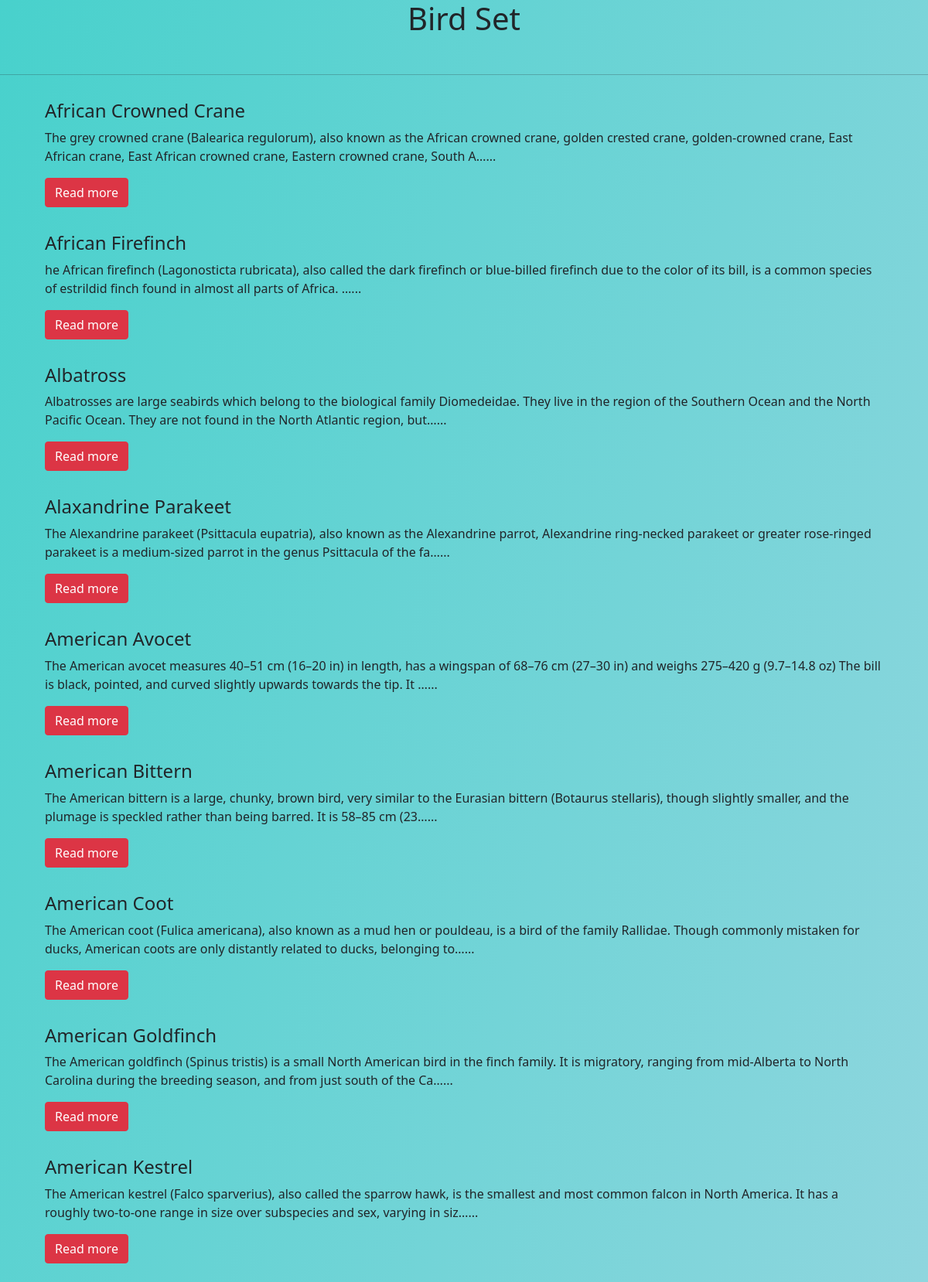
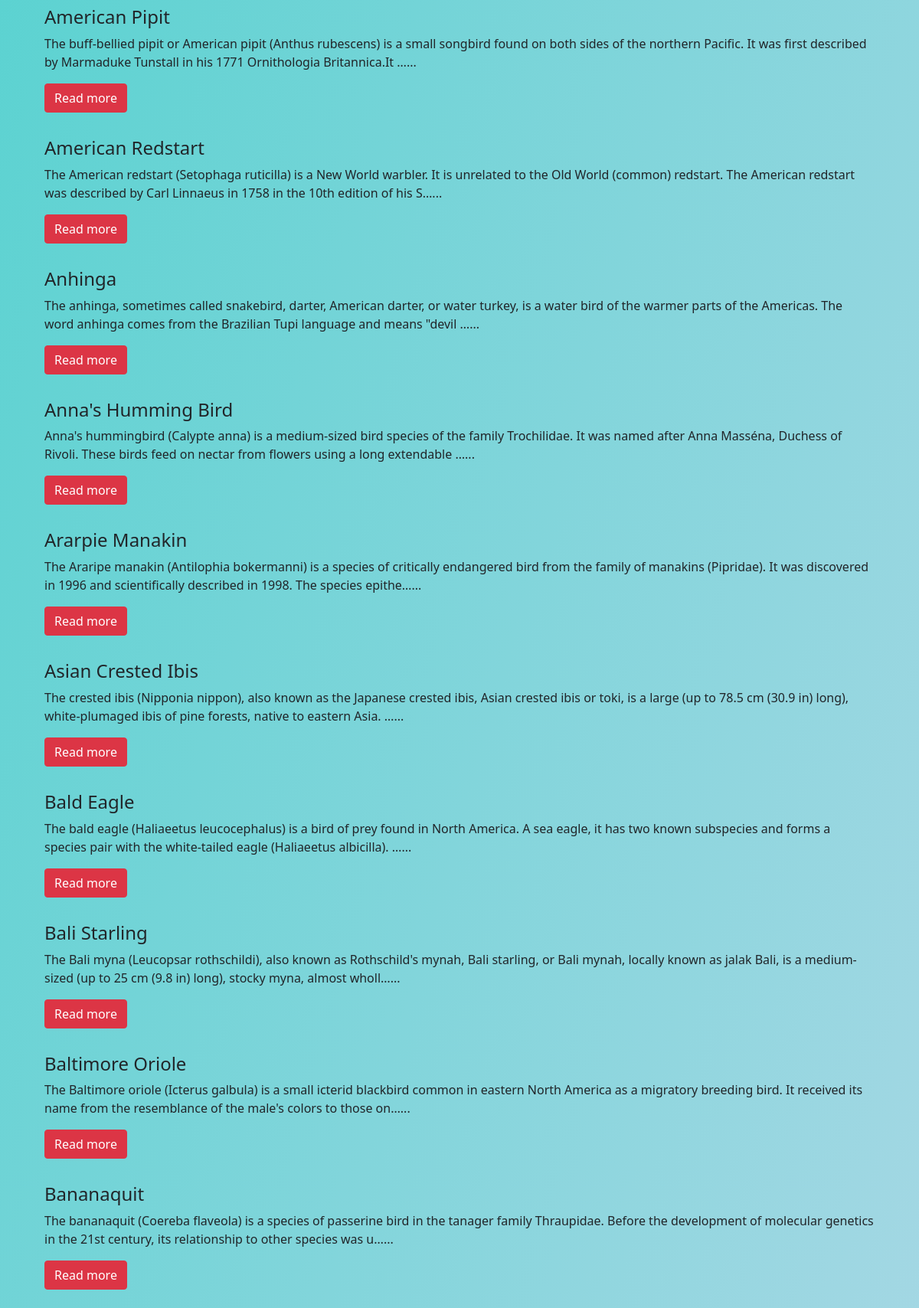
Screenshot of /birdset/ (upper part) with the database file from the repository (2 pictures, top to bottom).
### FindBird/models.py (models this page shows, shortened)
class Bird(models.Model):
    bird_id = models.IntegerField(primary_key= True)
    slug = models.CharField(max_length=50)
    search_name = models.CharField(max_length=50, default="")
    Original_Name = models.CharField(max_length=50)
    Biological_Name = models.CharField(max_length=50)
    paragraph = models.TextField(default=None)
    paragraph2 = models.TextField(default=None)
    paragraph3 = models.TextField(default=None)
    image1 = models.ImageField(upload_to="FindBird/image1", default="")
    image2 = models.ImageField(upload_to="FindBird/image2", default="")
    map1 = models.ImageField(upload_to="FindBird/map", default="")
    record = models.FileField(upload_to="FindBird/audio", default="")

### FindBird/views.py (the view)
# urls.py: path('birdset/',views.Allset, name="birdset"),
def Allset(request):
    bird=Bird.objects.all()
    context = {'bird':bird}
    return render(request, 'FindBird/Allset1.html',context)

### templates/FindBird/AllSet1.html (shortened to what this page needs)
<!doctype html>
<html lang="en">
<head>
    <link href="https://cdn.jsdelivr.net/npm/bootstrap@5.0.1/dist/css/bootstrap.min.css" rel="stylesheet"
>
</head>
<body class="col">
    <h1 align="center">Bird Set</h1>
    <br>
    <hr>
    <div class="container">
        {% for i in bird %}
        <div class="card-body">
            <h4>{{i.Original_Name}}</h4>
            <p>{{i.paragraph|safe|truncatechars:210}}...</p>
            <a href="/result/{{i.slug}}"  class="btn btn-danger">Read more</a>
        </div>
        {% endfor %}
    </div>
</body>
</html>

### templates/FindBird/AllSet1.html (style rules this page uses)
.col { background-image: linear-gradient(to bottom right, #48D1CC, #ADD8E6); }

### rows the page displays
Bird: Original_Name "African Crowned Crane", paragraph "The grey crowned crane (Balearica regulorum), also known as the African crowned crane, golden crested crane, golden-crowned crane, East African crane, East African crowned crane, Eastern crowned crane, South A…"
Bird: Original_Name "African Firefinch", paragraph "he African firefinch (Lagonosticta rubricata), also called the dark firefinch or blue-billed firefinch due to the color of its bill, is a common species of estrildid finch found in almost all parts of Africa. …"
Bird: Original_Name "Albatross", paragraph "Albatrosses are large seabirds which belong to the biological family Diomedeidae. They live in the region of the Southern Ocean and the North Pacific Ocean. They are not found in the North Atlantic region, but…"
Bird: Original_Name "Alaxandrine Parakeet", paragraph "The Alexandrine parakeet (Psittacula eupatria), also known as the Alexandrine parrot, Alexandrine ring-necked parakeet or greater rose-ringed parakeet is a medium-sized parrot in the genus Psittacula of the fa…"
Bird: Original_Name "American Avocet", paragraph "The American avocet measures 40–51 cm (16–20 in) in length, has a wingspan of 68–76 cm (27–30 in) and weighs 275–420 g (9.7–14.8 oz) The bill is black, pointed, and curved slightly upwards towards the tip. It …"
Bird: Original_Name "American Bittern", paragraph "The American bittern is a large, chunky, brown bird, very similar to the Eurasian bittern (Botaurus stellaris), though slightly smaller, and the plumage is speckled rather than being barred. It is 58–85 cm (23…"
Bird: Original_Name "American Coot", paragraph "The American coot (Fulica americana), also known as a mud hen or pouldeau, is a bird of the family Rallidae. Though commonly mistaken for ducks, American coots are only distantly related to ducks, belonging to…"
Bird: Original_Name "American Goldfinch", paragraph "The American goldfinch (Spinus tristis) is a small North American bird in the finch family. It is migratory, ranging from mid-Alberta to North Carolina during the breeding season, and from just south of the Ca…"
Bird: Original_Name "American Kestrel", paragraph "The American kestrel (Falco sparverius), also called the sparrow hawk, is the smallest and most common falcon in North America. It has a roughly two-to-one range in size over subspecies and sex, varying in siz…"
Bird: Original_Name "American Pipit", paragraph "The buff-bellied pipit or American pipit (Anthus rubescens) is a small songbird found on both sides of the northern Pacific. It was first described by Marmaduke Tunstall in his 1771 Ornithologia Britannica.It …"
Bird: Original_Name "American Redstart", paragraph "The American redstart (Setophaga ruticilla) is a New World warbler. It is unrelated to the Old World (common) redstart. The American redstart was described by Carl Linnaeus in 1758 in the 10th edition of his S…"
Bird: Original_Name "Anhinga", paragraph "The anhinga, sometimes called snakebird, darter, American darter, or water turkey, is a water bird of the warmer parts of the Americas. The word anhinga comes from the Brazilian Tupi language and means \"devil …"
Bird: Original_Name "Anna's Humming Bird", paragraph "Anna's hummingbird (Calypte anna) is a medium-sized bird species of the family Trochilidae. It was named after Anna Masséna, Duchess of Rivoli. These birds feed on nectar from flowers using a long extendable …"
Bird: Original_Name "Ararpie Manakin", paragraph "The Araripe manakin (Antilophia bokermanni) is a species of critically endangered bird from the family of manakins (Pipridae). It was discovered in 1996 and scientifically described in 1998. The species epithe…"
Bird: Original_Name "Asian Crested Ibis", paragraph "The crested ibis (Nipponia nippon), also known as the Japanese crested ibis, Asian crested ibis or toki, is a large (up to 78.5 cm (30.9 in) long), white-plumaged ibis of pine forests, native to eastern Asia. …"
Bird: Original_Name "Bald Eagle", paragraph "The bald eagle (Haliaeetus leucocephalus) is a bird of prey found in North America. A sea eagle, it has two known subspecies and forms a species pair with the white-tailed eagle (Haliaeetus albicilla). …"
Bird: Original_Name "Bali Starling", paragraph "The Bali myna (Leucopsar rothschildi), also known as Rothschild's mynah, Bali starling, or Bali mynah, locally known as jalak Bali, is a medium-sized (up to 25 cm (9.8 in) long), stocky myna, almost wholl…"
Bird: Original_Name "Baltimore Oriole", paragraph "The Baltimore oriole (Icterus galbula) is a small icterid blackbird common in eastern North America as a migratory breeding bird. It received its name from the resemblance of the male's colors to those on…"
Bird: Original_Name "Bananaquit", paragraph "The bananaquit (Coereba flaveola) is a species of passerine bird in the tanager family Thraupidae. Before the development of molecular genetics in the 21st century, its relationship to other species was u…"
